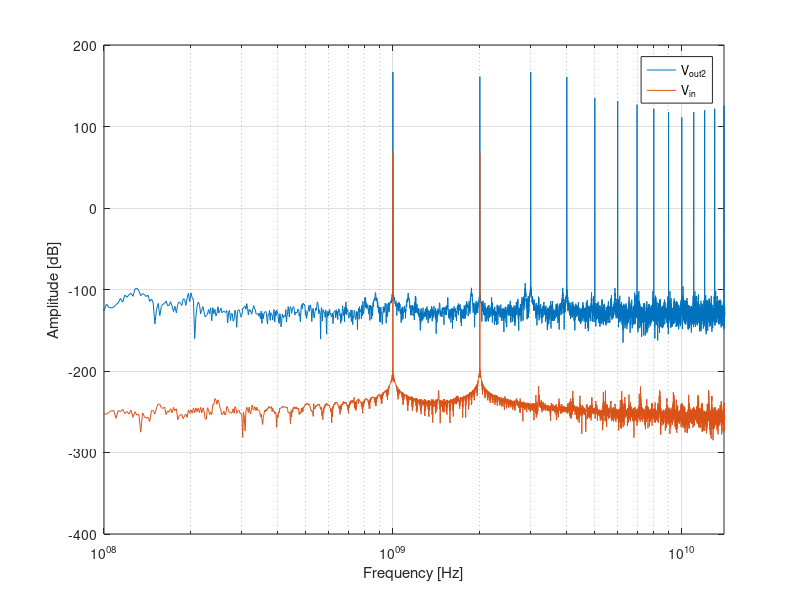

This figure's MATLAB source: (Note: this script raises an error after producing the figure.)
% Cleanup
clear all;
close all;
clc;

clear;
close all;


% define input signal
% input amplitude 
A=[10e-3 10e-3 0]; %[V]
% input frequency 
fin=[1 2 3]*1e9; %[Hz]

%define microwave frequency
fosc=10e9; %[Hz]

% Set the Larmor frequencies of the qubits (3 qubits)
f0 = [11e9, 12e9, 13e9];

% Set the Rabi frequencies (bit high, some RWA artifacts visible)
fR = [1e6, 1e6, 1e6];

% total simulation time. It is comnputed as the time needed for a pi
% rotation for Q1
T=1/fR(1)/2; %[s]
% simulation time step
dt=1e-12; %[s]
% define time vector
t=dt:dt:T; %[s]

% input signal
Vin=A(1)*cos(2*pi*fin(1)*t)+...
    A(2)*cos(2*pi*fin(2)*t)+...
    A(3)*cos(2*pi*fin(3)*t); %[V]

G1=200; %[-]
Gtemp1 = 94.9;
Gtemp2 = 18891.25;

Vout1=G1*Vin + Gtemp1 * Vin.^2 + Gtemp2 * Vin.^3;
 
Vmix=Vout1.*cos(2*pi*t*fosc);

G2=1; %[-]
Gtemp3 = 402.5;
Gtemp4 = 0.26;

Vout2=G2*Vmix + Gtemp3 * Vmix.^2 + Gtemp4 * Vmix.^3;


%compute fft
X=abs(fft(Vout2));
XdB=20*log10(X); %[dB]
Y=abs(fft(Vin));
YdB=20*log10(Y); %[dB]
% FFT resolution
fres=1/T; %[Hz]
% maximum FFT frequency
fmax=1/dt; %[Hz]
% frequency vector
f=0:fres:(fmax-fres); %[Hz]

%plot FFT
figure
semilogx(f,XdB,f,YdB)
hold off
xlabel('Frequency [Hz]')
ylabel('Amplitude [dB]')
legend('V_{out2}','V_{in}')
xlim([0.1 14]*1e9)
grid


% Simulate and plot
[U, probabilities] = spine(fR, f0, dt, Vout2, 10);


% Compute fidelity of the operation on qubit 1
% Ideal transformation representing a pi-rotation around X
 Uideal = [0 1;
           1 0];
% Compute fidelity by comparing the actual transformation to the ideal one
F1 = fidelity(U(:, :, 1), Uideal);

% For the other 2 qubits, we would like to compare the actual transormation
% to the identity operation (I). However, any leakage form the driving
% signal is going to induce Z-rotations on the qubits. Such rotations can
% be easily cancelled by software, i.e. by not applying any extra
% electrical pulse. This correction is currently not implemented in this
% code to make it easier for the students. However, for the simple case in
% which the qubits ar einitialized in |0>, the fidelity on idel qubits can
% be simply computed by measuring the qubit along Z. This measurmenet is
% insensitive with respect to rotazion around Z.
F2=probabilities(3,end,2);
F3=probabilities(3,end,3);


disp(['Fidelity of qubit 1: ' num2str(F1*100) '%']);
disp(['Fidelity of qubit 2: ' num2str(F2*100) '%']);
disp(['Fidelity of qubit 3: ' num2str(F3*100) '%']);
